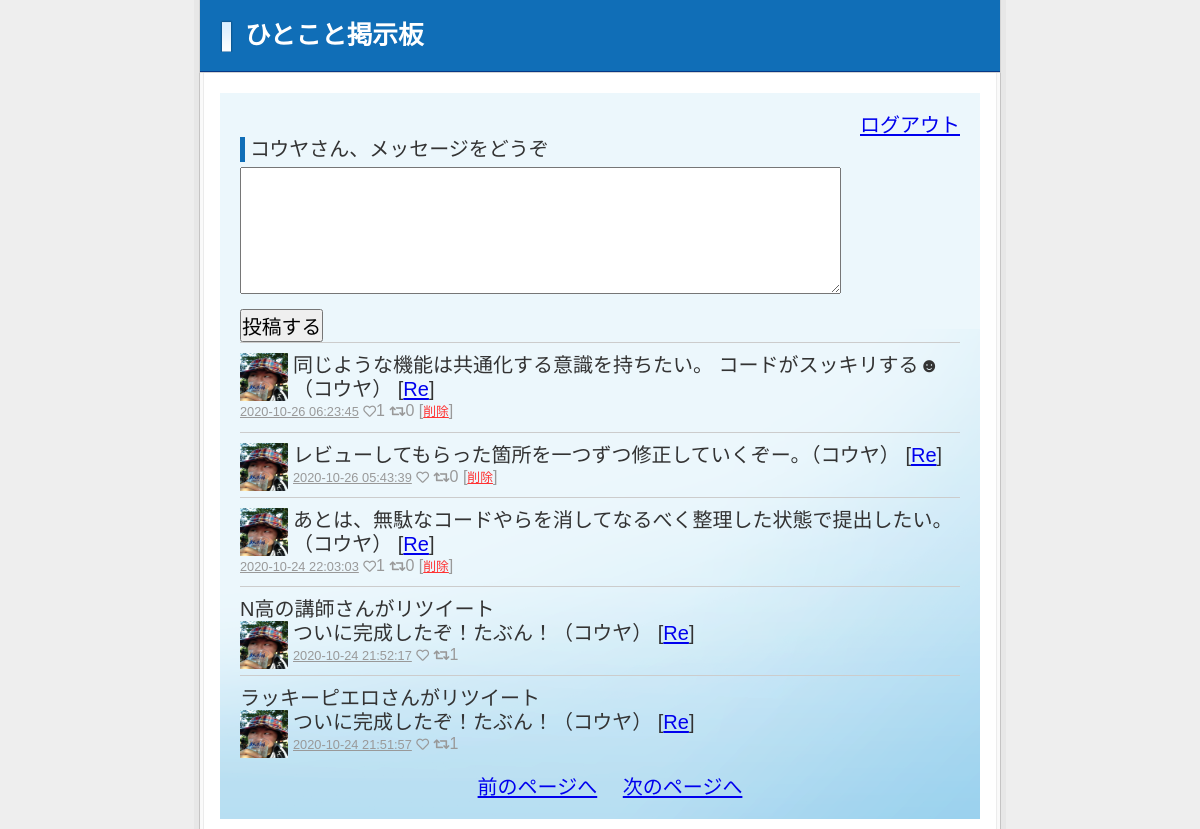
Screenshot of /post/index.php?page=2 (signed in) with the database file from the repository.
### tables this page shows
CREATE TABLE `members` (
  `id` int(11) NOT NULL,
  `name` varchar(255) NOT NULL,
  `email` varchar(255) NOT NULL,
  `password` varchar(100) NOT NULL,
  `picture` varchar(255) NOT NULL,
  `created` datetime NOT NULL,
  `modified` timestamp NOT NULL DEFAULT CURRENT_TIMESTAMP ON UPDATE CURRENT_TIMESTAMP
);

CREATE TABLE `posts` (
  `id` int(11) NOT NULL,
  `message` text NOT NULL,
  `member_id` int(11) NOT NULL,
  `reply_post_id` int(11) NOT NULL,
  `rt_post_id` int(11) DEFAULT NULL,
  `rt_member_id` int(11) DEFAULT NULL,
  `created` datetime NOT NULL,
  `modified` timestamp NOT NULL DEFAULT CURRENT_TIMESTAMP ON UPDATE CURRENT_TIMESTAMP
);

### post/htmlspecialchars.php (called while the page is built)
<?php
function h($value) {
    return htmlspecialchars($value, ENT_QUOTES);
}
?>

### post/index.php (the view, shortened to what this page needs)
<?php
require('dbconnect.php');
require('htmlspecialchars.php');
if (isset($_SESSION['member_id']) && $_SESSION['time'] + 3600 > time()) {
    $members = $db->prepare('SELECT * FROM members WHERE id=?');
    $members->execute(array($_SESSION['member_id']));
    $member = $members->fetch();
} else {
    header('Location: login.php');
    exit();
}
$page = $_GET['page'];
$page = max($page, 1);
$counts = $db->query('SELECT COUNT(*) AS cnt FROM posts');
$cnt = $counts->fetch();
$maxPage = ceil($cnt['cnt'] / 5);
$page = min($page, $maxPage);
$start = ($page - 1) * 5;
$posts = $db->prepare
    ('SELECT m.name AS membersName, m.picture AS membersPicture, p.*, COUNT(p.rt_post_id) AS rt_cnt
    FROM members m,
        (SELECT posts.*, li_cnt, rt.name AS rtName, rt.picture AS rtPicture
        FROM posts
        LEFT JOIN
            (SELECT like_post_id, COUNT(like_post_id) AS li_cnt
            FROM likes
            GROUP BY like_post_id) AS li
        ON posts.id=li.like_post_id
        LEFT JOIN
            (SELECT m.id, m.name, m.picture
            FROM members m) AS rt
        ON posts.rt_member_id=rt.id) p
    WHERE m.id=p.member_id
    GROUP BY p.id
    ORDER BY p.created
    DESC
    LIMIT ?, 5');
$posts->bindParam(1, $start, PDO::PARAM_INT);
$posts->execute();
function makeLink($value) {
    return mb_ereg_replace("(https?)(://[[:alnum:]\+\$\;\?\.%.!#~*/:@&=_-]+)",'<a href="\1\2">\1\2</a>' , $value);
}
?>
<!DOCTYPE html>
<html lang="ja">
<head>
<link rel="stylesheet" href="style.css" />
<link href="https://use.fontawesome.com/releases/v5.6.1/css/all.css" rel="stylesheet">
</head>
<body>
<div id="wrap">
    <div id="head">
        <h1>ひとこと掲示板</h1>
    </div>
    <div id="content">
        <div style="text-align: right"><a href="logout.php">ログアウト</a></div>
        <form action="index.php" method="post">
            <dl>
                <dt><?php echo h($member['name'], ENT_QUOTES); ?>さん、メッセージをどうぞ</dt>
                <dd>
                    <textarea name="message" cols="50" rows="5"><?php echo h($message); ?></textarea>
                </dd>
            </dl>
            <div>
                <input type="submit" value="投稿する" />
            </div>
        </form>
        <?php
        foreach ($posts as $post):
            $liExist = 0;
            $rtExist = 0;
        ?>
        <div class="msg">
            <p>
            <?php if ($post['rt_post_id'] > 0): ?>
                <p><?php echo h($post['membersName']); ?>さんがリツイート</p>
                <img src="member_picture/<?php echo ($post['rtPicture']); ?>" width="48" height="48" alt="<?php echo h($post['rtName']); ?>" />
                <p><?php echo makeLink(h($post['message'])); ?><span class="name">（<?php echo h($post['rtName']); ?>）</span>
                [<a href="index.php?res=<?php echo ($post['id']); ?>">Re</a>]</p>
                <p class="day"><a href="view.php?member_id=<?php echo ($post['id']); ?>"><?php echo h($post['created']); ?></a>
            <?php else: ?>
                <img src="member_picture/<?php echo h($post['membersPicture']); ?>" width="48" height="48" alt="<?php echo h($post['membersName']); ?>" />
                <p><?php echo makeLink(h($post['message'])); ?><span class="name">（<?php echo h($post['membersName']); ?>）</span>
                [<a href="index.php?res=<?php echo ($post['id']); ?>">Re</a>]</p>
                <p class="day"><a href="view.php?member_id=<?php echo ($post['id']); ?>"><?php echo h($post['created']); ?></a>
            <?php endif; ?>
            <?php if ($liExist > 0): ?>
                <a href="likes_delete.php?member_id=<?php echo ($post['id']); ?>" style=""><i class="fas fa-heart"></i></a><span><?php echo h($post['li_cnt']); ?></span>
            <?php else: ?>
                <a href="likes.php?member_id=<?php echo ($post['id']); ?>" style=""><i class="far fa-heart"></i></a><span><?php echo h($post['li_cnt']); ?></span>
            <?php endif; ?>
            <?php if ($rtExist > 0): ?>
                <i class="fas fa-retweet"></i><a href="retweets_delete.php?member_id=<?php echo ($post['id']); ?>">取消</a><span><?php echo h($post['rt_cnt']); ?></span>
            <?php else: ?>
                <a href="retweets.php?member_id=<?php echo ($post['id']); ?>"><i class="fas fa-retweet"></i></a><span><?php echo h($post['rt_cnt']); ?></span>
            <?php endif; ?>
            <?php
            if ($_SESSION['member_id'] == $post['member_id']):
            ?>
            [<a href="delete.php?member_id=<?php echo ($post['id']); ?>" style="color: #F33;">削除</a>]
            <?php
            endif;
            ?>
            </p>
        </div>
        <?php
        endforeach;
        ?>
        <ul class="paging">
        <?php
        if ($page > 1) {
        ?>
        <li><a href="index.php?page=<?php print($page - 1); ?>">前のページへ</a></li>
        <?php
        } else {
        ?>
        <li>前のページへ</li>
        <?php
        }
        ?>
        <?php
        if ($page < $maxPage) {
        ?>
        <li><a href="index.php?page=<?php print($page + 1); ?>">次のページへ</a></li>
        <?php
        } else {
        ?>
        <li>次のページへ</li>
        <?php
        }
        ?>
        </ul>
    </div>
</div>
</body>
</html>

### post/style.css (style rules this page uses)
body,div,dl,dt,dd,ul,ol,li,h1,h2,h3,h4,h5,h6,pre,code,form,fieldset,legend,input,button,textarea,p,blockquote,th,td { margin:0;padding:0; }
fieldset,img { border:0; }
li { list-style:none; }
h1,h2,h3,h4,h5,h6 { font-size:100%;font-weight:normal; }
input,button,textarea,select,optgroup,option { font-family:inherit;font-size:inherit;font-style:inherit;font-weight:inherit; }
input,button,textarea,select { *font-size:100%; }
body { font:13px/1.231 arial,helvetica,clean,sans-serif;*font-size:small;*font:x-small; }
select,input,button,textarea,button { font:99% arial,helvetica,clean,sans-serif; }
body { background: url(images/bg_main.png) top center repeat-y #eeeeee; color: #333; }
#wrap { width: 802px; margin: 0 auto; }
#head { border-left: 1px solid #d4d4d4; border-right: 1px solid #d4d4d4; border-bottom: 1px solid #d4d4d4; background: url(images/bg_head.png) bottom left repeat-x #106eb7; color: #fff; padding: 20px; margin-bottom: 20px; }
h1 { background: url(images/bg_ttl.png) top left no-repeat; padding-left: 25px; font-size: 197%; font-weight: bold; }
#content { padding: 20px; background: url(images/bg_content.png) left bottom no-repeat #ecf7fc; width: 720px; min-height: 490px; margin: 0 auto; margin-bottom: 10px; font-size: 153.9%; }
textarea { padding: 5px; }
p { line-height: 1.2em; margin-bottom: 0.5em; }
dl { margin-bottom: 10px; }
dt { border-left: 5px solid #106eb7; padding-left: 5px; margin-bottom: 5px; }
dd { margin-bottom: 0.5em; }
li { list-style: circle; margin-left: 20px; margin-bottom: 0.5em; }
.paging { margin-top: 10px; text-align: center; }
.paging li { display: inline; list-style: none; }
.msg { clear: both; border-top: 1px solid #ccc; padding: 10px 0; }
.msg img { float: left; margin-right: 5px; }
.msg p { margin: 0; }
.msg .day, .msg .day a { font-size: 80%; color: #999; }

### rows the page displays
members: name "コウヤ"
posts: member.picture (picture), message "同じような機能は共通化する意識を持ちたい。 コードがスッキリする☻", member.name "コウヤ", created "2020-10-26 06:23:45", li_cnt "1", rt_cnt "0"
posts: member.picture (picture), message "レビューしてもらった箇所を一つずつ修正していくぞー。", member.name "コウヤ", created "2020-10-26 05:43:39", rt_cnt "0"
posts: member.picture (picture), message "あとは、無駄なコードやらを消してなるべく整理した状態で提出したい。", member.name "コウヤ", created "2020-10-24 22:03:03", li_cnt "1", rt_cnt "0"
posts: member.name "N高の講師", message "ついに完成したぞ！たぶん！", rtName "コウヤ", created "2020-10-24 21:52:17", rt_cnt "1"
posts: member.name "ラッキーピエロ", message "ついに完成したぞ！たぶん！", rtName "コウヤ", created "2020-10-24 21:51:57", rt_cnt "1"
